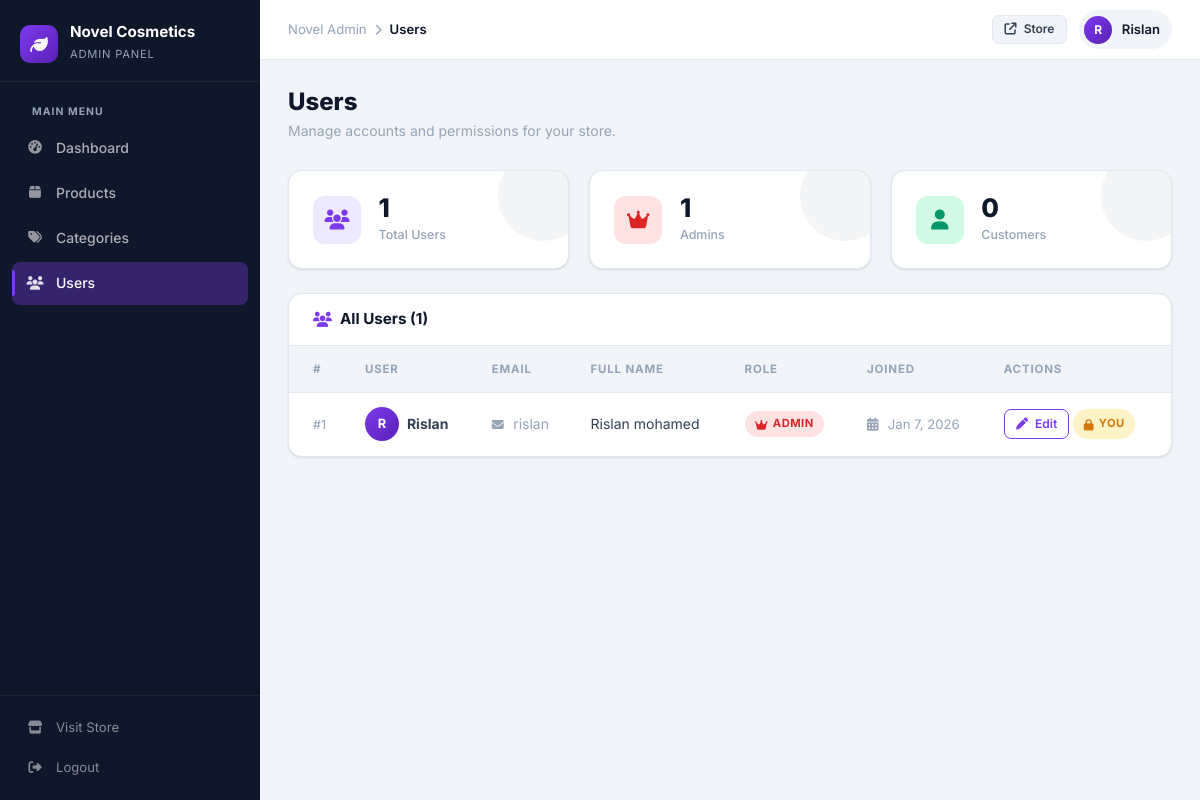
The page /admin/users.php (signed in) on the database its author committed.
### tables this page shows
CREATE TABLE `users` (
  `id` int NOT NULL,
  `username` varchar(50) NOT NULL,
  `email` varchar(100) NOT NULL,
  `password` varchar(255) NOT NULL,
  `first_name` varchar(50) DEFAULT NULL,
  `last_name` varchar(50) DEFAULT NULL,
  `phone` varchar(20) DEFAULT NULL,
  `address` text,
  `city` varchar(50) DEFAULT NULL,
  `state` varchar(50) DEFAULT NULL,
  `zip_code` varchar(10) DEFAULT NULL,
  `country` varchar(50) DEFAULT NULL,
  `user_type` enum('customer','admin') DEFAULT 'customer',
  `created_at` timestamp NOT NULL DEFAULT CURRENT_TIMESTAMP,
  `updated_at` timestamp NOT NULL DEFAULT CURRENT_TIMESTAMP ON UPDATE CURRENT_TIMESTAMP
);

### includes/db_config.php (called while the page is built, shortened)
<?php
function getConnection() {
    try {
        $pdo = new PDO("mysql:host=" . DB_HOST . ";dbname=" . DB_NAME, DB_USER, DB_PASS);
        $pdo->setAttribute(PDO::ATTR_ERRMODE, PDO::ERRMODE_EXCEPTION);
        return $pdo;
    } catch(PDOException $e) {
        die("Connection failed: " . $e->getMessage());
    }
}
?>

### includes/user_manager.php (called while the page is built, shortened)
<?php
require_once 'db_config.php';
class UserManager {
    private $pdo;
    public function __construct() {
        $this->pdo = getConnection();
    }
    public function getAllUsers() {
        try {
            $sql = "SELECT id, username, email, first_name, last_name, phone, user_type, created_at
                    FROM users ORDER BY created_at DESC";
            $stmt = $this->pdo->prepare($sql);
            $stmt->execute();
            return $stmt->fetchAll(PDO::FETCH_ASSOC);
        } catch(PDOException $e) {
            error_log("Error fetching users: " . $e->getMessage());
            return false;
        }
    }
}
class SessionManager {
    public static function get($key) {
        return isset($_SESSION[$key]) ? $_SESSION[$key] : null;
    }
}
?>

### admin/users.php (the view, shortened to what this page needs)
<?php
require_once '../includes/product_manager.php';
require_once '../includes/user_manager.php';
require_once 'includes/admin_layout.php';
$userManager = new UserManager();
$action = isset($_GET['action']) ? $_GET['action'] : 'view';
$userId = isset($_GET['id'])     ? (int)$_GET['id'] : 0;
$editUser  = ($action === 'edit' && $userId > 0) ? $userManager->getUserById($userId) : null;
$users     = $userManager->getAllUsers();
$admins    = array_filter($users, fn($u) => $u['user_type'] === 'admin');
$customers = array_filter($users, fn($u) => $u['user_type'] === 'customer');
$pageTitle = $action === 'edit' ? 'Edit User' : 'Users';
?>
<div class="page-head">
    <div class="page-head-left">
        <h1><?= $pageTitle ?></h1>
        <p><?= $action === 'edit' ? 'Update user details and permissions.' : 'Manage accounts and permissions for your store.' ?></p>
    </div>
</div>
<?php if ($action === 'view'): ?>
<div class="stat-grid" style="grid-template-columns:repeat(auto-fit,minmax(160px,1fr));margin-bottom:1.5rem;">
    <div class="stat-card">
        <div class="stat-icon purple"><i class="fas fa-users"></i></div>
        <div class="stat-info"><strong><?= count($users) ?></strong><span>Total Users</span></div>
    </div>
    <div class="stat-card">
        <div class="stat-icon red"><i class="fas fa-crown"></i></div>
        <div class="stat-info"><strong><?= count($admins) ?></strong><span>Admins</span></div>
    </div>
    <div class="stat-card">
        <div class="stat-icon green"><i class="fas fa-user"></i></div>
        <div class="stat-info"><strong><?= count($customers) ?></strong><span>Customers</span></div>
    </div>
</div>
<?php endif; ?>
<?php if ($action === 'edit' && $editUser): ?>
<form method="POST" action="users.php?action=edit&id=<?= $editUser['id'] ?>">
    <div class="row g-4">
        <div class="col-lg-8">
            <div class="acard">
                <div class="acard-head">
                    <h5><i class="fas fa-user"></i> User Information</h5>
                    <span class="abadge <?= $editUser['user_type']==='admin'?'red':'green' ?>">
                        <i class="fas <?= $editUser['user_type']==='admin'?'fa-crown':'fa-user' ?>"></i>
                        <?= ucfirst($editUser['user_type']) ?>
                    </span>
                </div>
                <div class="acard-body">
                    <div class="row g-3">
                        <div class="col-md-6">
                            <label class="form-label">Username <span style="color:var(--a-red)">*</span></label>
                            <input type="text" class="form-control" name="username"
                                   value="<?= htmlspecialchars($editUser['username']) ?>" required>
                        </div>
                        <div class="col-md-6">
                            <label class="form-label">Email <span style="color:var(--a-red)">*</span></label>
                            <input type="email" class="form-control" name="email"
                                   value="<?= htmlspecialchars($editUser['email']) ?>" required>
                        </div>
                        <div class="col-md-6">
                            <label class="form-label">First Name</label>
                            <input type="text" class="form-control" name="first_name"
                                   value="<?= htmlspecialchars($editUser['first_name'] ?? '') ?>"
                                   placeholder="First name">
                        </div>
                        <div class="col-md-6">
                            <label class="form-label">Last Name</label>
                            <input type="text" class="form-control" name="last_name"
                                   value="<?= htmlspecialchars($editUser['last_name'] ?? '') ?>"
                                   placeholder="Last name">
                        </div>
                        <div class="col-md-6">
                            <label class="form-label">Phone</label>
                            <input type="text" class="form-control" name="phone"
                                   value="<?= htmlspecialchars($editUser['phone'] ?? '') ?>"
                                   placeholder="Phone number">
                        </div>
                        <div class="col-md-6">
                            <label class="form-label">Member Since</label>
                            <input type="text" class="form-control" value="<?= date('M j, Y', strtotime($editUser['created_at'])) ?>" disabled style="background:var(--bg-page);">
                        </div>
                    </div>
                </div>
            </div>
            <div class="acard">
                <div class="acard-head">
                    <h5><i class="fas fa-lock"></i> Change Password</h5>
                    <span style="font-size:.75rem;color:var(--tx-muted);">Leave blank to keep current password</span>
                </div>
                <div class="acard-body">
                    <div class="row g-3">
                        <div class="col-md-6">
                            <label class="form-label">New Password</label>
                            <input type="password" class="form-control" name="new_password"
                                   placeholder="Enter new password (min 6 chars)"
                                   minlength="6">
                        </div>
                        <div class="col-md-6">
                            <label class="form-label">Confirm Password</label>
                            <input type="password" class="form-control" id="confirmPwd"
                                   placeholder="Re-enter new password">
                        </div>
                    </div>
                    <div id="pwdMismatch" style="display:none;color:var(--a-red);font-size:.8rem;margin-top:.5rem;">
                        <i class="fas fa-exclamation-circle"></i> Passwords do not match.
                    </div>
                </div>
            </div>
        </div>
        <div class="col-lg-4">
            <div class="acard">
                <div class="acard-body">
                    <button type="submit" name="update_user" class="abtn abtn-primary w-100 mb-2" id="saveBtn">
                        <i class="fas fa-floppy-disk"></i> Save Changes
                    </button>
                    <a href="users.php" class="abtn abtn-ghost w-100" style="text-decoration:none;">
                        <i class="fas fa-xmark"></i> Cancel
                    </a>
                </div>
            </div>
            <?php if ($editUser['id'] != SessionManager::get('user_id')): ?>
            <div class="acard">
                <div class="acard-head">
                    <h5><i class="fas fa-shield-halved"></i> Role</h5>
                </div>
                <div class="acard-body">
                    <p style="font-size:.82rem;color:var(--tx-muted);margin-bottom:1rem;">
                        Current role: <strong><?= ucfirst($editUser['user_type']) ?></strong>
                    </p>
                    <?php if ($editUser['user_type'] === 'customer'): ?>
                    <form method="POST" action="users.php?id=<?= $editUser['id'] ?>"
                          onsubmit="return confirm('Promote this user to admin?');">
                        <input type="hidden" name="promote_user" value="1">
                        <button type="submit" class="abtn abtn-outline-primary w-100">
                            <i class="fas fa-arrow-up"></i> Promote to Admin
                        </button>
                    </form>
                    <?php else: ?>
                    <form method="POST" action="users.php?id=<?= $editUser['id'] ?>"
                          onsubmit="return confirm('Demote this admin to customer?');">
                        <input type="hidden" name="demote_user" value="1">
                        <button type="submit" class="abtn abtn-ghost w-100">
                            <i class="fas fa-arrow-down"></i> Demote to Customer
                        </button>
                    </form>
                    <?php endif; ?>
                </div>
            </div>
            <?php endif; ?>
            <div class="acard">
                <div class="acard-head"><h5><i class="fas fa-circle-info"></i> Account Info</h5></div>
                <div class="acard-body">
                    <div style="display:flex;align-items:center;gap:1rem;margin-bottom:1.25rem;">
                        <div class="user-av" style="width:48px;height:48px;font-size:1.2rem;flex-shrink:0;">
                            <?= strtoupper(substr($editUser['username'],0,1)) ?>
                        </div>
                        <div>
                            <div style="font-weight:700;color:var(--tx-head);"><?= htmlspecialchars($editUser['username']) ?></div>
                            <div style="font-size:.78rem;color:var(--tx-muted);">User #<?= $editUser['id'] ?></div>
                        </div>
                    </div>
                    <div style="font-size:.8rem;color:var(--tx-muted);line-height:2;">
                        <div><i class="fas fa-envelope me-2"></i><?= htmlspecialchars($editUser['email']) ?></div>
                        <div><i class="fas fa-calendar-days me-2"></i>Joined <?= date('M j, Y', strtotime($editUser['created_at'])) ?></div>
                        <?php if (!empty($editUser['phone'])): ?>
                        <div><i class="fas fa-phone me-2"></i><?= htmlspecialchars($editUser['phone']) ?></div>
                        <?php endif; ?>
                    </div>
                </div>
            </div>
        </div>
    </div>
</form>
<script>
// Validate password match before submit
document.getElementById('saveBtn').closest('form').addEventListener('submit', function(e) {
    const np = document.querySelector('[name="new_password"]').value;
    const cp = document.getElementById('confirmPwd').value;
    const msg = document.getElementById('pwdMismatch');
    if (np && np !== cp) {
        msg.style.display = 'block';
        e.preventDefault();
        document.getElementById('confirmPwd').focus();
    } else {
        msg.style.display = 'none';
    }
});
document.getElementById('confirmPwd').addEventListener('input', function() {
    const np = document.querySelector('[name="new_password"]').value;
    const msg = document.getElementById('pwdMismatch');
    msg.style.display = (np && this.value && np !== this.value) ? 'block' : 'none';
});
</script>
<?php else: ?>
<div class="acard">
    <div class="acard-head">
        <h5><i class="fas fa-users"></i> All Users (<?= count($users) ?>)</h5>
    </div>
    <div class="acard-body p0">
        <div style="overflow-x:auto;">
        <table class="atable">
            <thead>
                <tr>
                    <th>#</th>
                    <th>User</th>
                    <th>Email</th>
                    <th>Full Name</th>
                    <th>Role</th>
                    <th>Joined</th>
                    <th>Actions</th>
                </tr>
            </thead>
            <tbody>
                <?php foreach ($users as $user): ?>
                <tr>
                    <td data-label="ID">
                        <span style="color:var(--tx-muted);font-size:.78rem;">#<?= $user['id'] ?></span>
                    </td>
                    <td data-label="User">
                        <div class="d-flex align-items-center gap-2">
                            <div class="user-av"><?= strtoupper(substr($user['username'],0,1)) ?></div>
                            <strong><?= htmlspecialchars($user['username']) ?></strong>
                        </div>
                    </td>
                    <td data-label="Email" style="color:var(--tx-muted);">
                        <i class="fas fa-envelope" style="margin-right:.35rem;font-size:.75rem;"></i>
                        <?= htmlspecialchars($user['email']) ?>
                    </td>
                    <td data-label="Name">
                        <?= htmlspecialchars(trim($user['first_name'] . ' ' . $user['last_name'])) ?: '—' ?>
                    </td>
                    <td data-label="Role">
                        <?php if ($user['user_type'] === 'admin'): ?>
                            <span class="abadge red"><i class="fas fa-crown"></i> Admin</span>
                        <?php else: ?>
                            <span class="abadge green"><i class="fas fa-user"></i> Customer</span>
                        <?php endif; ?>
                    </td>
                    <td data-label="Joined" style="color:var(--tx-muted);font-size:.82rem;">
                        <i class="fas fa-calendar-days" style="margin-right:.35rem;"></i>
                        <?= date('M j, Y', strtotime($user['created_at'])) ?>
                    </td>
                    <td data-label="Actions">
                        <div class="d-flex gap-1 flex-wrap">
                            <a href="users.php?action=edit&id=<?= $user['id'] ?>"
                               class="abtn abtn-outline-primary abtn-sm" title="Edit user">
                                <i class="fas fa-pen"></i> Edit
                            </a>
                            <?php if ($user['user_type'] === 'customer'): ?>
                                <form method="POST" action="users.php?id=<?= $user['id'] ?>" class="d-inline"
                                      onsubmit="return confirm('Promote this user to admin?');">
                                    <input type="hidden" name="promote_user" value="1">
                                    <button type="submit" class="abtn abtn-ghost abtn-sm" title="Promote to admin">
                                        <i class="fas fa-arrow-up"></i>
                                    </button>
                                </form>
                            <?php else: ?>
                                <span class="abadge amber"><i class="fas fa-lock"></i> You</span>
                            <?php endif; ?>
                        </div>
                    </td>
                </tr>
                <?php endforeach; ?>
            </tbody>
        </table>
        </div>
    </div>
</div>
<?php endif; ?>

### rows shown on the page
users: user_type "1", user_type "0", id "1", username "R", username "Rislan", email "rislan", first_name+last_name "Rislan mohamed", shows "ADMIN", created_at "Jan 7, 2026", shows "YOU"

### other values the page prints
$item['label'] "Dashboard"
$item['label'] "Products"
$item['label'] "Categories"
$item['label'] "Users"
$pageTitle "Users"
$initial "R"
$user "Rislan"
count($users) "1"
